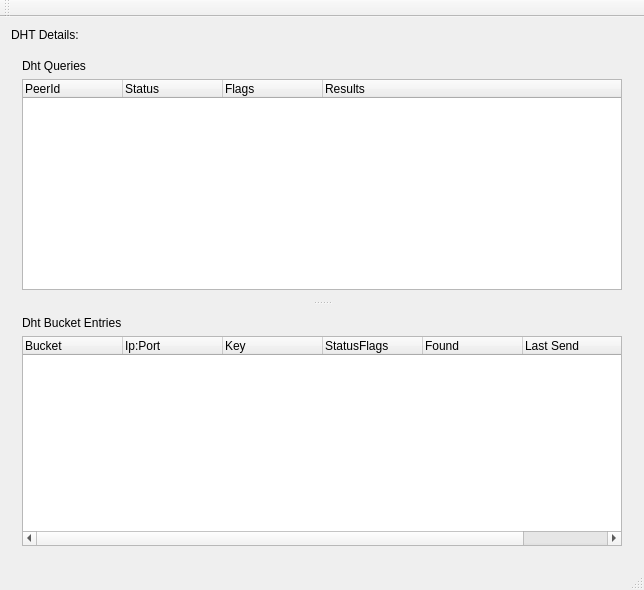
<?xml version="1.0" encoding="UTF-8"?>
<ui version="4.0">
 <class>DhtWindow</class>
 <widget class="QMainWindow" name="DhtWindow">
  <property name="enabled">
   <bool>true</bool>
  </property>
  <property name="geometry">
   <rect>
    <x>0</x>
    <y>0</y>
    <width>644</width>
    <height>590</height>
   </rect>
  </property>
  <property name="windowTitle">
   <string>PeerNetQt: Dht Summary</string>
  </property>
  <widget class="QWidget" name="centralWidget">
   <layout class="QVBoxLayout" name="verticalLayout_3">
    <item>
     <widget class="QLabel" name="dhtLabel">
      <property name="text">
       <string>DHT Details:</string>
      </property>
     </widget>
    </item>
    <item>
     <widget class="QSplitter" name="splitter">
      <property name="orientation">
       <enum>Qt::Vertical</enum>
      </property>
      <widget class="QWidget" name="layoutWidget">
       <layout class="QVBoxLayout" name="verticalLayout_2">
        <item>
         <widget class="QLabel" name="label_2">
          <property name="text">
           <string>Dht Queries</string>
          </property>
         </widget>
        </item>
        <item>
         <widget class="QTreeWidget" name="queryTreeWidget">
          <column>
           <property name="text">
            <string>PeerId</string>
           </property>
          </column>
          <column>
           <property name="text">
            <string>Status</string>
           </property>
          </column>
          <column>
           <property name="text">
            <string>Flags</string>
           </property>
          </column>
          <column>
           <property name="text">
            <string>Results</string>
           </property>
          </column>
         </widget>
        </item>
       </layout>
      </widget>
      <widget class="QWidget" name="layoutWidget">
       <layout class="QVBoxLayout" name="verticalLayout">
        <item>
         <widget class="QLabel" name="label">
          <property name="text">
           <string>Dht Bucket Entries</string>
          </property>
         </widget>
        </item>
        <item>
         <widget class="QTreeWidget" name="dhtTreeWidget">
          <column>
           <property name="text">
            <string>Bucket</string>
           </property>
          </column>
          <column>
           <property name="text">
            <string>Ip:Port</string>
           </property>
          </column>
          <column>
           <property name="text">
            <string>Key</string>
           </property>
          </column>
          <column>
           <property name="text">
            <string>StatusFlags</string>
           </property>
          </column>
          <column>
           <property name="text">
            <string>Found</string>
           </property>
          </column>
          <column>
           <property name="text">
            <string>Last Send</string>
           </property>
          </column>
          <column>
           <property name="text">
            <string>Last Recv</string>
           </property>
          </column>
         </widget>
        </item>
       </layout>
      </widget>
     </widget>
    </item>
   </layout>
  </widget>
  <widget class="QMenuBar" name="menuBar">
   <property name="geometry">
    <rect>
     <x>0</x>
     <y>0</y>
     <width>644</width>
     <height>22</height>
    </rect>
   </property>
  </widget>
  <widget class="QToolBar" name="mainToolBar">
   <attribute name="toolBarArea">
    <enum>TopToolBarArea</enum>
   </attribute>
   <attribute name="toolBarBreak">
    <bool>false</bool>
   </attribute>
  </widget>
  <widget class="QStatusBar" name="statusBar"/>
 </widget>
 <layoutdefault spacing="6" margin="11"/>
 <resources/>
 <connections/>
</ui>
